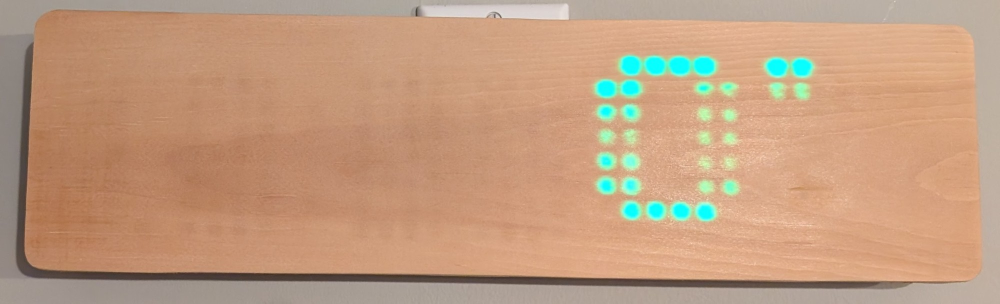
#> input picture docs/clock-temperature.jpg, 2000 x 607 px (shown at 1/2 size)
$ python make_panel.py
#> lines starting #> are read from the running program, lines starting #| are printed output that depends on the picture; after the words box and inside, x2 and y2 are one past the last pixel; in counts of white or black regions, pixels touching at a corner belong together
#!/usr/bin/env python3
"""Make data/img/panel.jpg, the wood background of the web UI preview, from
docs/clock-temperature.jpg (the clock showing 0 degrees in cyan).

The lit LEDs (columns 22-31) are painted out row by row: the wood grain runs
along the rows, so each masked run is filled by linear interpolation along its
row, plus fine texture taken from blank wood further left on the same row.
The result is cropped to the inside of the panel and scaled to 768 px wide.

If the photo or crop changes, update PANEL in data/js/preview.js: the LED grid
in the source photo has column 0 at x=121, row 0 at y=130, and a pitch of
49.5 px across and 49 px down.

Needs Pillow, numpy and scipy (e.g. in a throwaway venv).
"""
import argparse
import os

import numpy as np
from PIL import Image
from scipy import ndimage as nd

ROOT = os.path.dirname(os.path.dirname(os.path.abspath(__file__)))
LIT = (95, 510, 1150, 1680)      # y0, y1, x0, x1 of the lit LEDs and glow
CROP = (80, 70, 1910, 535)       # x0, y0, x1, y1 inside the panel edges
WIDTH = 768


def main():
    ap = argparse.ArgumentParser(description=__doc__.split("\n")[0])
    ap.add_argument("--src", default=os.path.join(ROOT, "docs/clock-temperature.jpg"))
    ap.add_argument("--out", default=os.path.join(ROOT, "data/img/panel.jpg"))
    args = ap.parse_args()

    a = np.asarray(Image.open(args.src).convert("RGB")).astype(float)
    ratio = a[..., 2] / (a[..., 0] + 1)        # cyan glow raises blue vs red
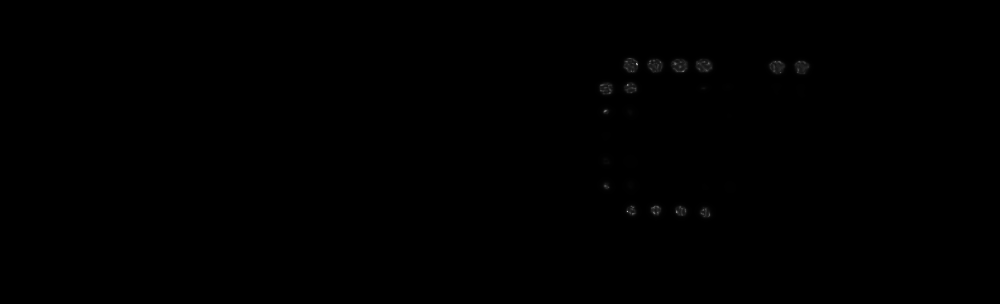
#> ratio: shape (607, 2000) float64 (shown at 1/2 size); min 0.375, max 255, mean 0.9
    base = np.median(ratio[100:520, 150:1100])  # blank wood
#> base = 0.579
    mask = ratio > base + 0.04
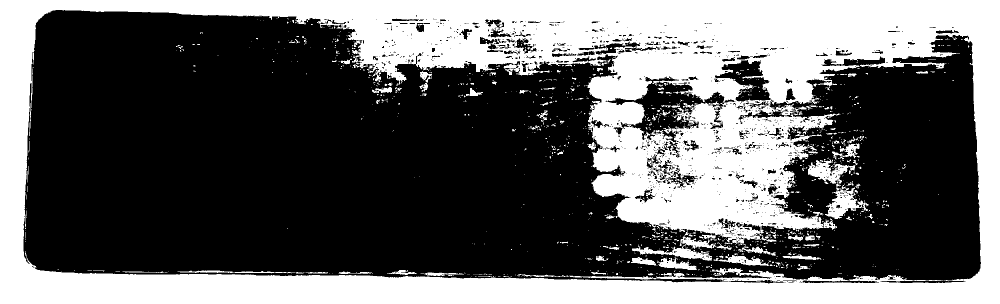
#> mask: shape (607, 2000) bool (shown at 1/2 size); 38.4% white; 1247 white regions (1109 under 20 px), largest, box (x1, y1, x2, y2) and area: (0, 0, 2000, 607) 442909, (1264, 464, 1432, 522) 2594, (1650, 367, 1738, 438) 2394
    roi = np.zeros_like(mask)
    y0, y1, x0, x1 = LIT
    roi[y0:y1, x0:x1] = True
    mask = nd.binary_dilation(mask & roi, iterations=12)
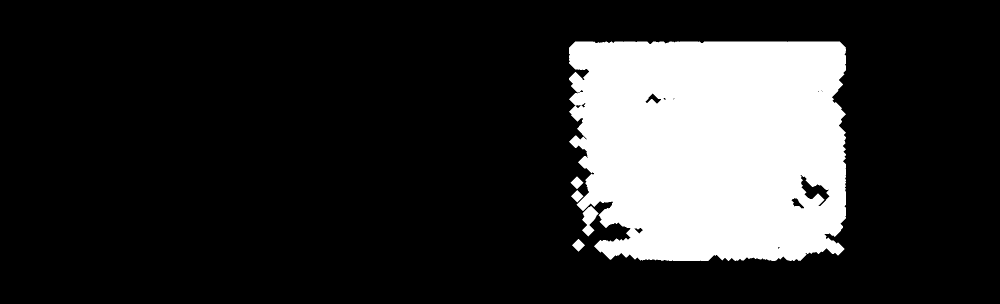
#> mask: shape (607, 2000) bool (shown at 1/2 size); 18.4% white; 5 white regions, box (x1, y1, x2, y2) and area: (1138, 83, 1692, 522) 221063, (1164, 412, 1197, 473) 1050, (1141, 353, 1167, 378) 338, (1144, 478, 1170, 503) 338, (1142, 380, 1167, 405) 313

    lo = a.copy()
    xs = np.arange(a.shape[1])
#> xs = 2000 values from 0 to 1999
    for y in np.where(mask.any(axis=1))[0]:
        m = mask[y]
        for c in range(3):
            lo[y, m, c] = np.interp(xs[m], xs[~m], a[y, ~m, c])
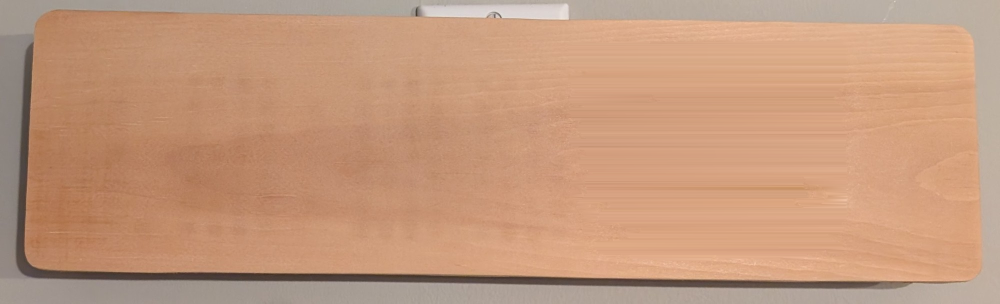
#> lo: shape (607, 2000, 3) float64 (shown at 1/2 size); mean R, G, B 196, 152.6, 124.2
    texture = a - nd.uniform_filter(a, size=(1, 31, 1))
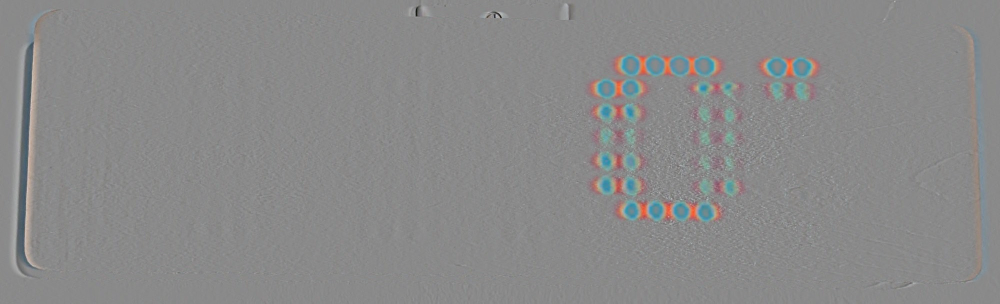
#> texture: shape (607, 2000, 3) float64 (shown at 1/2 size); mean R, G, B 0, 0, 0; drawn with min black and max white
    fill = lo + np.roll(texture, 600, axis=1)
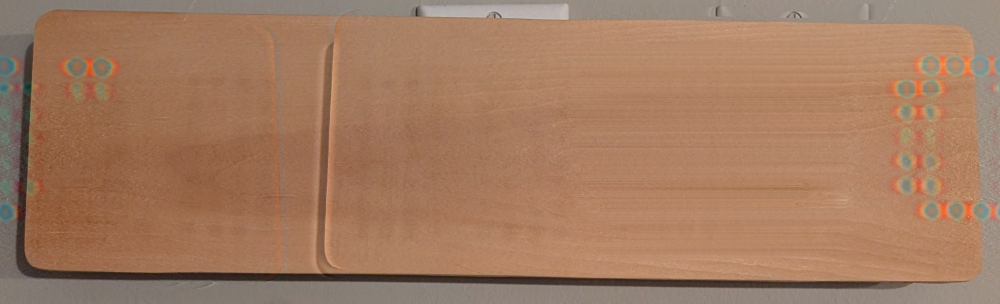
#> fill: shape (607, 2000, 3) float64 (shown at 1/2 size); mean R, G, B 196, 152.6, 124.2; drawn with min black and max white
    soft = nd.gaussian_filter(mask.astype(float), 4)[..., None]
    res = np.clip(a * (1 - soft) + fill * soft, 0, 255).astype("uint8")

    img = Image.fromarray(res).crop(CROP)
    img = img.resize((WIDTH, round(img.height * WIDTH / img.width)), Image.LANCZOS)
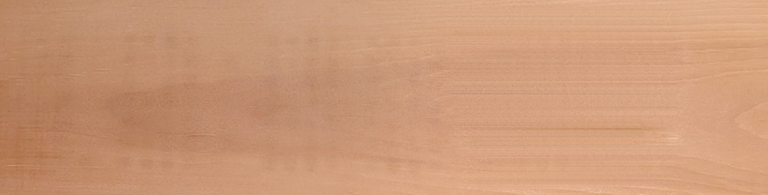
#> img: PIL image 768x195 RGB; mean R, G, B 203.8, 152.8, 119.9
    os.makedirs(os.path.dirname(args.out), exist_ok=True)
    img.save(args.out, quality=75, optimize=True, progressive=True)
    print(f"{args.out}: {img.width}x{img.height}, {os.path.getsize(args.out)} bytes")
#| data/img/panel.jpg: 768x195, 8854 bytes


if __name__ == "__main__":
    main()
